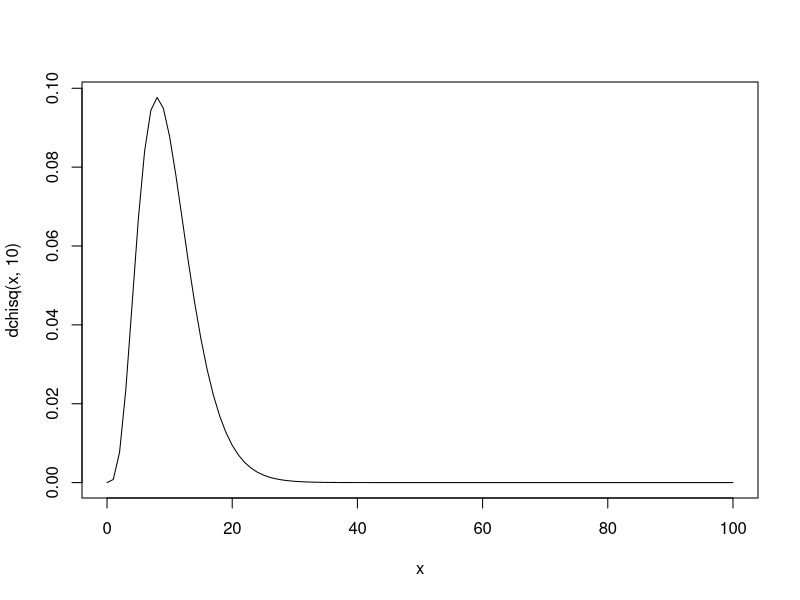
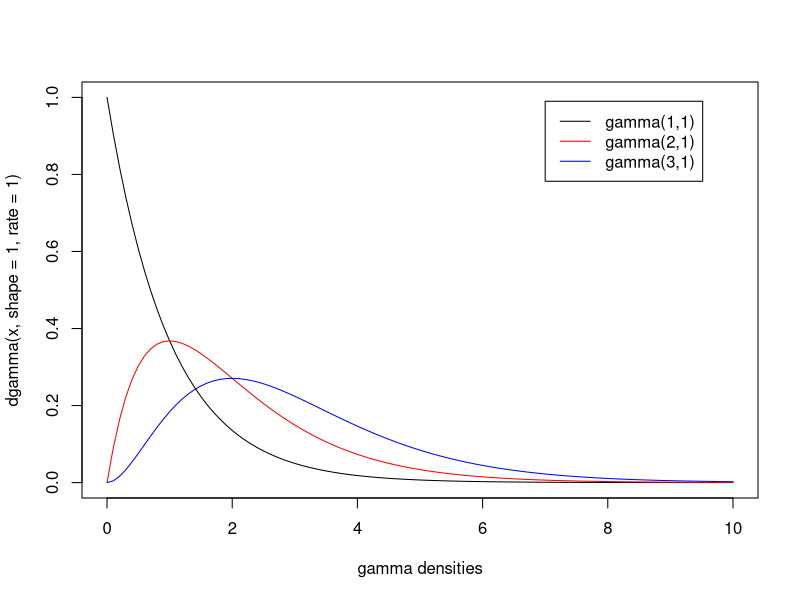

R code for these plots, in order:
## ---- chunk 1
qnorm(c(0.25, 0.5, 0.75), 100, 10)
## ---- chunk 2
curve(dchisq(x, 10), xlim = c(0, 100))
## ---- chunk 3
curve(dgamma(x, shape = 1, rate = 1), xlim = c(0, 10),
  ylim = c(0, 1), xlab = "gamma densities")
curve(dgamma(x, shape = 2, rate = 1), add = TRUE, col = "red")
curve(dgamma(x, shape = 3, rate = 1), add = TRUE, col = "blue")
legend(7, 0.99, c("gamma(1,1)", "gamma(2,1)", "gamma(3,1)"), lty = 1,
  col = c("black", "red", "blue"), cex = 1)
## ---- chunk 4
cumsum(dbinom(0:12, 12, 1 / 3))
## ---- chunk 5
1 - cumsum(dbinom(0:12, 12, 1 / 3))[8]
## ---- chunk 6
pbinom(0:12, 12, 1 / 3)
## ---- chunk 7
1 - pbinom(7, 12, 1 / 3)
## ---- chunk 8
pois_sample_1000 <- rpois(1000, 0.61)
empirical_1000 <-  table(pois_sample_1000) / 1000
theoretical_1000 <- dpois(0:(length(empirical_1000) - 1), 0.61)
rbind(empirical_1000,  theoretical_1000)
## ---- chunk 9
mean(pois_sample_1000)
var(pois_sample_1000)
## ---- chunk 10
pois_sample_10000 <- rpois(10000, 0.61)
empirical_10000 <-  table(pois_sample_10000) / 10000
theoretical_10000 <- dpois(0:(length(empirical_10000) - 1), 0.61)
rbind(empirical_10000,  theoretical_10000)
## ---- chunk 11
mean(pois_sample_10000)
var(pois_sample_10000)
